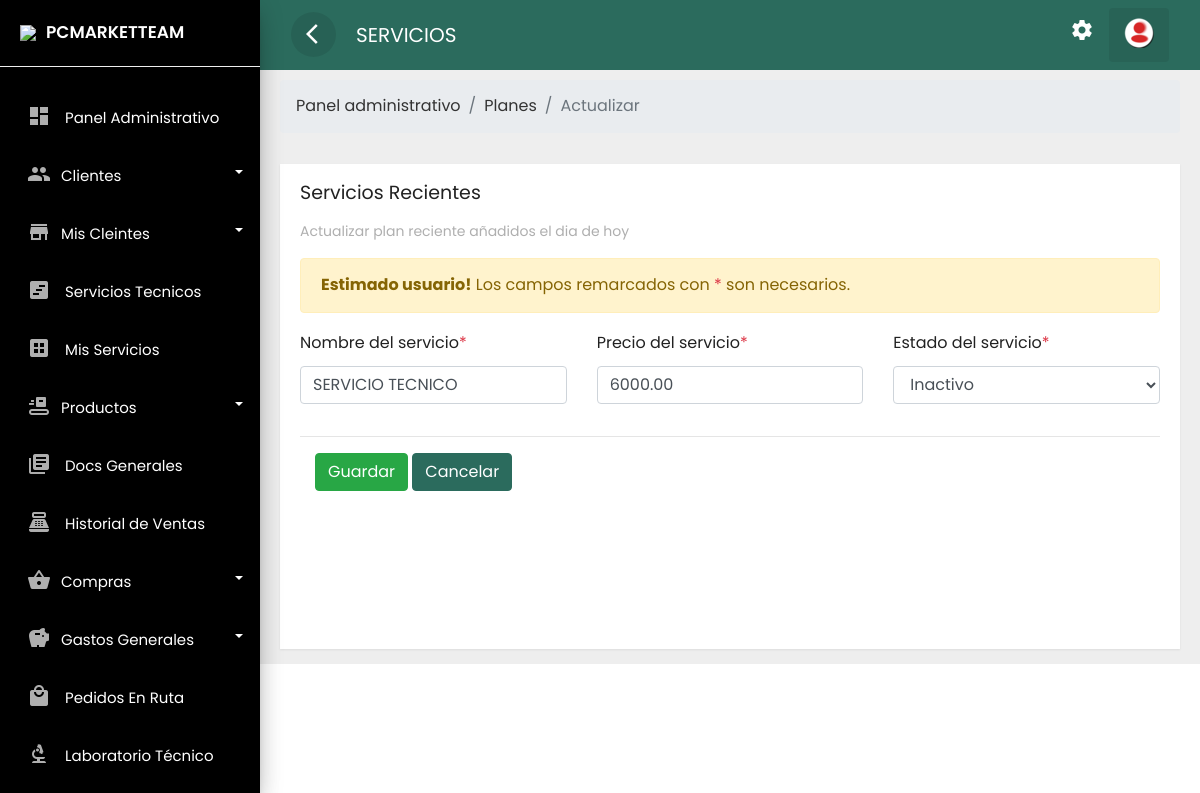
Before: /frontend/plan/actualizar.php?id=5 (signed in) with the older database file.
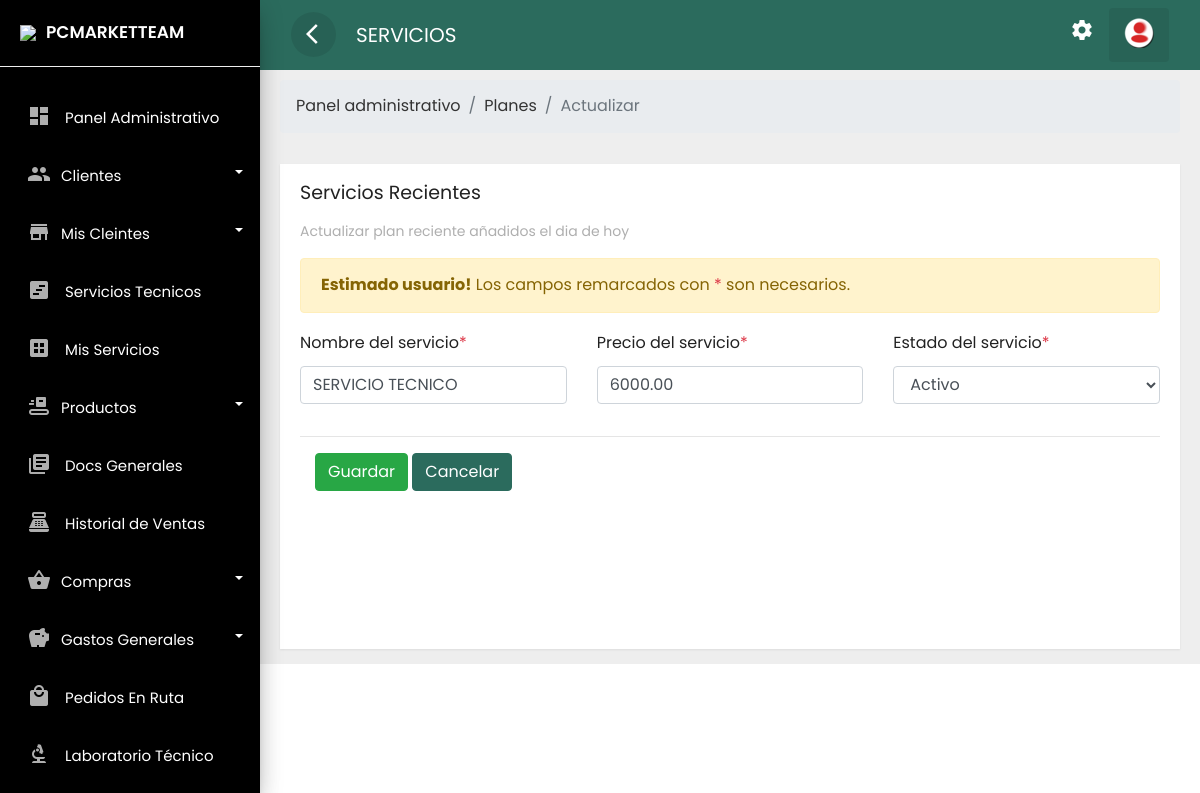
After: the same page with the newer database file.
### tables this page shows
CREATE TABLE `plan` (
  `idplan` int(11) NOT NULL,
  `foto` text NOT NULL,
  `nompla` text NOT NULL,
  `estp` varchar(15) NOT NULL,
  `prec` decimal(10,2) NOT NULL,
  `fere` timestamp NOT NULL DEFAULT current_timestamp()
);

### frontend/plan/actualizar.php (the view, shortened to what the changed rows need)
<?php if(isset($_SESSION['id'])) { ?>
<!doctype html>
<html lang="es">
  <head>
        <link rel="stylesheet" href="../../backend/css/bootstrap.min.css">
        <link rel="stylesheet" href="../../backend/css/custom.css">
        <link rel="stylesheet" href="../../backend/css/loader.css">
  </head>
  <body>
<div class="wrapper">
        <div id="content">
               <div class="main-content">
                         <div class="row ">
                        <div class="col-lg-12 col-md-12">
                            <div class="card" style="min-height: 485px">
                               <div class="card-content table-responsive">
<?php
 require '../../backend/bd/ctconex.php';
 $id = $_GET['id'];
 $sentencia = $connect->prepare("SELECT * FROM plan WHERE idplan= '$id';");
 $sentencia->execute();
$data =  array();
if($sentencia){
  while($r = $sentencia->fetchObject()){
    $data[] = $r;
  }
}
   ?>
   <?php if(count($data)>0):?>
        <?php foreach($data as $f):?>
<form enctype="multipart/form-data" method="POST"  autocomplete="off">
    <div class="row">
  <div class="col-md-4 col-lg-4">
   <div class="form-group">
    <label for="email">Nombre del servicio<span class="text-danger">*</span></label>
    <input type="text" value="<?php echo  $f->nompla  ; ?>" class="form-control"  name="txtnampla" required placeholder="Nombre del servicio">
</div>
  </div>
<div class="col-md-4 col-lg-4">
   <div class="form-group">
    <label for="email">Precio del servicio<span class="text-danger">*</span></label>
    <input type="text" value="<?php echo  $f->prec  ; ?>" onKeypress="if (event.keyCode < 45 || event.keyCode > 57) event.returnValue = false;"  class="form-control"  name="txtprepl" required placeholder="Precio del servicio">
</div>
  </div>
<div class="col-md-4 col-lg-4">
   <div class="form-group">
    <label for="email">Estado del servicio<span class="text-danger">*</span></label>
    <select class="form-control" required name="txtesta">
          <option value="<?php echo  $f->estp  ; ?>"><?php echo  $f->estp  ; ?></option>
    </select>
</div>
  </div>
    </div>
    <hr>
<div class="form-group">
        <div class="col-sm-12">
            <button name='stupdplan' class="btn btn-success text-white">Guardar</button>
            <a class="btn btn-danger text-white" href="../plan/mostrar.php">Cancelar</a>
        </div>
    </div>
</form>
<?php endforeach; ?>
    <?php else:?>
    <div class="alert alert-warning" role="alert">
  No se encontró ningún dato!
</div>
    <?php endif; ?>
                                </div>
                            </div>
                        </div>
                    </div>
                         </div>
        </div>
    </div>
  </body>
  </html>
<?php }else{
    header('../error404.php');
 } ?>

Changed rows visible on the page:
changed plan "SERVICIO TECNICO": txtesta "Inactivo" → "Activo"
